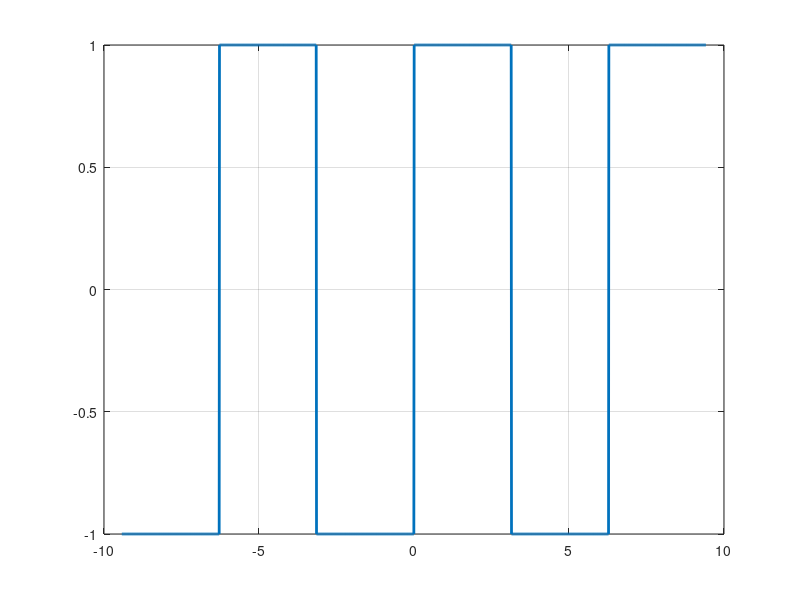
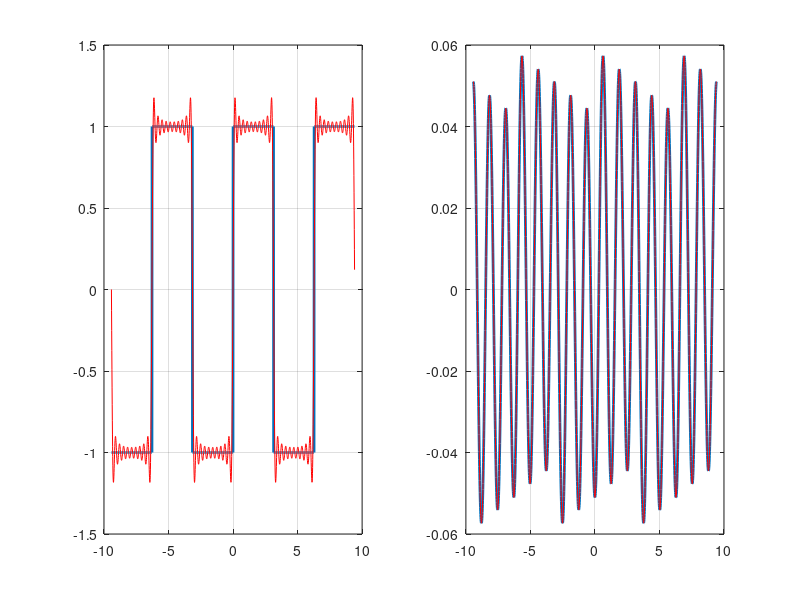
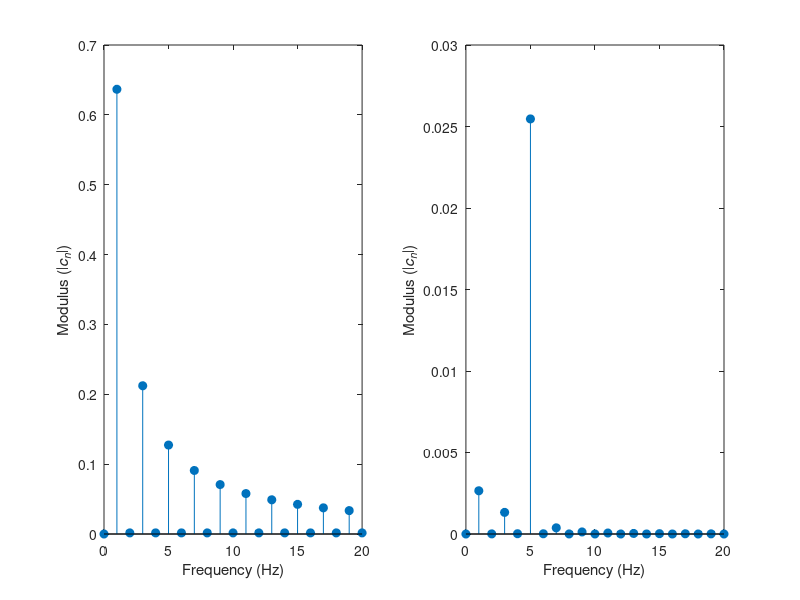
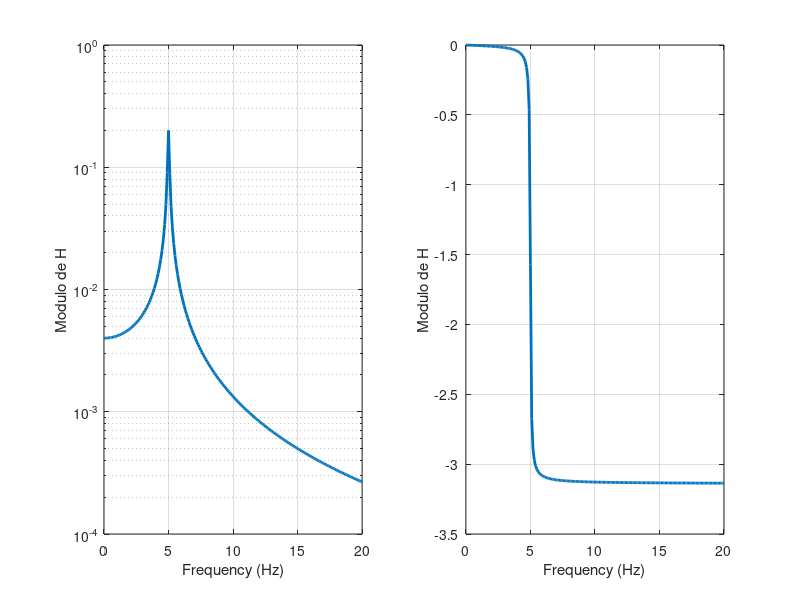

MATLAB code to generate these figures, in order:
%% M?todos matem?ticos
%% S?ries de Fourier

clear all;
close all;

%% Exemplo 1 - Fun??o onda quadrada
T=2*pi;
t1=-pi:0.01:pi;
n1=length(t1);

for j=1:n1
    if t1(j)<0
        f1(j)=-1;
    else
        f1(j)=1;
    end
end

t=-3*pi:0.01:3*pi;
f=[f1(1:(n1-1)) f1 f1(2:n1)];


figure(1);
plot(t,f,'LineWidth',2);
grid on;

N=20;
fs=zeros(1,length(t));

%% FFT
%FFT eh de 0 a T, nesse caso deve ser de 0 a 2*pi.
t2=0:0.01:(2*pi);
n2=length(t2);
for j=1:n2
    if t2(j)<pi
        f2(j)=1;
    else
        f2(j)=-1;
    end
end

cp_dft=fft(f2)/n2;      
cp=cp_dft(2:N+1);

for p=1:N;
    
%     if mod(p,2) %Odd
%         cp(p)=-i*2/(p*pi);
%     else %Even
%         cp(p) = 0;
%     end
    
    fs_p=cp(p)*exp(i*p*2*pi*t/T) + cp(p)'*exp(-i*p*2*pi*t/T)
    fs=fs+fs_p;
    %figure(2);
    %plot(t,fs_p);
    %hold on;
    %grid on;
end

figure(2);

subplot(1,2,1);
plot(t,f,'LineWidth',2);
hold on
plot(t,fs,'r');
hold off;
grid on;

subplot(1,2,2);
stem([0:1:N],[0 abs(cp)],'o','filled')
xlabel('Frequency (Hz)')
ylabel('Modulus (\mid\itc_n\rm\mid)')

figure(3);

subplot(1,2,1);
stem([0:1:N],[0 abs(cp)],'o','filled')
xlabel('Frequencia (rad/s)')
ylabel('Modulo - \mid\itc_p\rm\mid ')

subplot(1,2,2);
stem([0:1:N],[0 angle(cp)],'o','filled')
xlabel('Frequencia (rad/s)')
ylabel('Fase - arg(\itc_p\rm)')



%% Sistema
m=10;
k=250;
xi=0.01;

wn=sqrt(k/m);
w=0:0.1:20;

H=1/m./(wn^2-w.^2+i*2*xi*w*wn);

figure(4);

subplot(1,2,1);
semilogy(w,abs(H),'LineWidth',2);
xlabel('Frequency (Hz)')
ylabel('Modulo de H')
grid on;

subplot(1,2,2);
plot(w,angle(H),'LineWidth',2);
xlabel('Frequency (Hz)')
ylabel('Modulo de H')
grid on;


%Resposta
xs=zeros(1,length(t));
xs2=zeros(1,length(t));
for p=1:N;
    
%     if mod(p,2) %Odd
%         cp(p)=-i*2/(p*pi);
%     else %Even
%         cp(p) = 0;
%     end
    Hp(p)=1/m./(wn^2-p.^2+i*2*xi*p*wn);
    xs_p=cp(p)*Hp(p)*exp(i*p*2*pi*t/T) + cp(p)'*Hp(p)'*exp(-i*p*2*pi*t/T)
    xs=xs+xs_p;
    xs_p2=2*abs(cp(p))*abs(Hp(p))*cos(p*2*pi*t/T+angle(cp(p))+angle(Hp(p)));    
    xs2=xs2+xs_p2;
    %figure(2);
    %plot(t,fs_p);
    %hold on;
    %grid on;
end

figure(2);

subplot(1,2,1);
plot(t,f,'LineWidth',2);
hold on
plot(t,fs,'r');
hold off;
grid on;

subplot(1,2,2);
plot(t,xs,'LineWidth',2);
hold on
plot(t,xs2,'r');
hold off;
grid on;



figure(3);

subplot(1,2,1);
stem([0:1:N],[0 abs(cp)],'o','filled')
xlabel('Frequency (Hz)')
ylabel('Modulus (\mid\itc_n\rm\mid)')

subplot(1,2,2);
stem([0:1:N],[0 abs(cp.*Hp)],'o','filled')
xlabel('Frequency (Hz)')
ylabel('Modulus (\mid\itc_n\rm\mid)')


